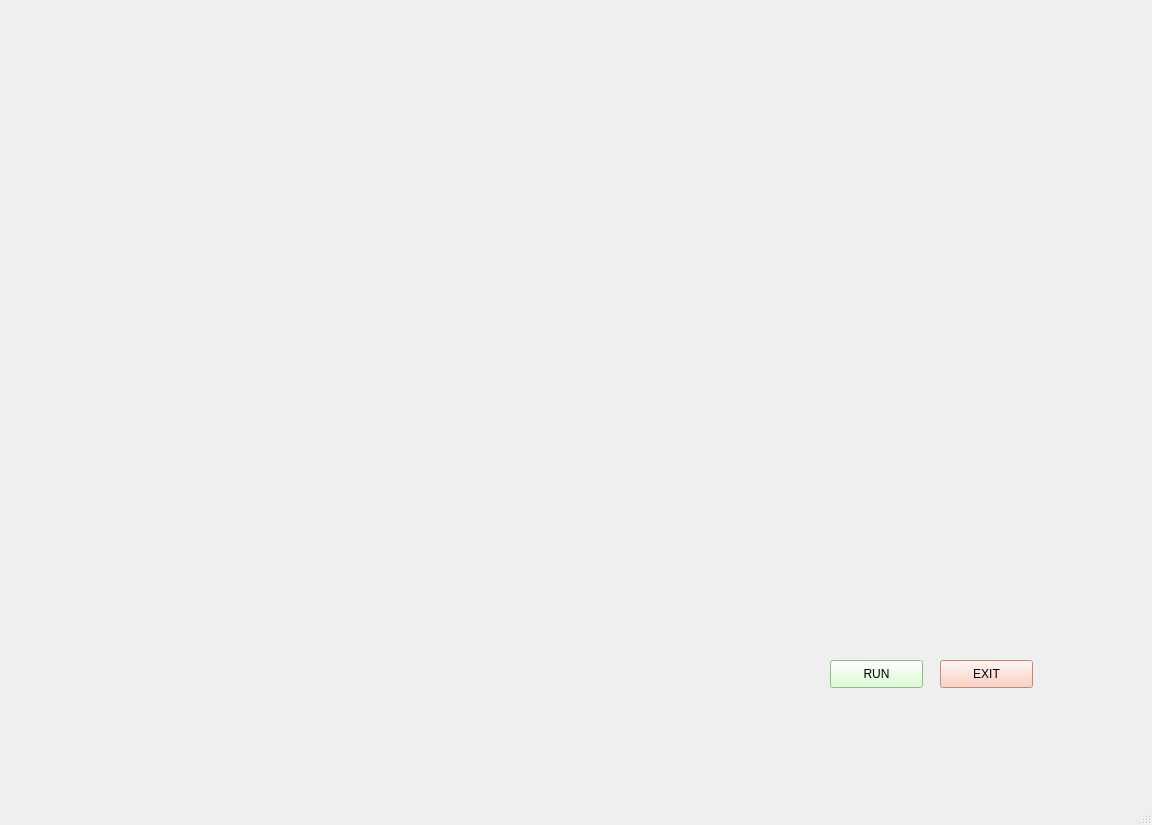
<?xml version="1.0" encoding="UTF-8"?>
<ui version="4.0">
 <class>JARVIS</class>
 <widget class="QMainWindow" name="JARVIS">
  <property name="geometry">
   <rect>
    <x>0</x>
    <y>0</y>
    <width>1152</width>
    <height>825</height>
   </rect>
  </property>
  <property name="windowTitle">
   <string>MainWindow</string>
  </property>
  <property name="animated">
   <bool>false</bool>
  </property>
  <property name="documentMode">
   <bool>false</bool>
  </property>
  <widget class="QWidget" name="centralwidget">
   <widget class="QLabel" name="label">
    <property name="geometry">
     <rect>
      <x>0</x>
      <y>0</y>
      <width>1151</width>
      <height>791</height>
     </rect>
    </property>
    <property name="text">
     <string/>
    </property>
    <property name="pixmap">
     <pixmap>JARVISGIF.gif</pixmap>
    </property>
    <property name="scaledContents">
     <bool>true</bool>
    </property>
   </widget>
   <widget class="QLabel" name="label_2">
    <property name="geometry">
     <rect>
      <x>10</x>
      <y>10</y>
      <width>431</width>
      <height>141</height>
     </rect>
    </property>
    <property name="text">
     <string/>
    </property>
    <property name="pixmap">
     <pixmap>INITIATING.gif</pixmap>
    </property>
    <property name="scaledContents">
     <bool>true</bool>
    </property>
   </widget>
   <widget class="QTextBrowser" name="textBrowser">
    <property name="geometry">
     <rect>
      <x>610</x>
      <y>20</y>
      <width>261</width>
      <height>81</height>
     </rect>
    </property>
    <property name="styleSheet">
     <string notr="true">background:transparent;
border-radius:none;</string>
    </property>
   </widget>
   <widget class="QTextBrowser" name="textBrowser_2">
    <property name="geometry">
     <rect>
      <x>870</x>
      <y>20</y>
      <width>261</width>
      <height>81</height>
     </rect>
    </property>
    <property name="styleSheet">
     <string notr="true">background:transparent;
border-radius:none;</string>
    </property>
   </widget>
   <widget class="QPushButton" name="pushButton">
    <property name="geometry">
     <rect>
      <x>830</x>
      <y>660</y>
      <width>93</width>
      <height>28</height>
     </rect>
    </property>
    <property name="styleSheet">
     <string notr="true">background-color: rgb(209, 255, 199);</string>
    </property>
    <property name="text">
     <string>RUN</string>
    </property>
   </widget>
   <widget class="QPushButton" name="pushButton_2">
    <property name="geometry">
     <rect>
      <x>940</x>
      <y>660</y>
      <width>93</width>
      <height>28</height>
     </rect>
    </property>
    <property name="styleSheet">
     <string notr="true">background-color: rgb(255, 195, 175);</string>
    </property>
    <property name="text">
     <string>EXIT</string>
    </property>
   </widget>
  </widget>
  <widget class="QMenuBar" name="menubar">
   <property name="geometry">
    <rect>
     <x>0</x>
     <y>0</y>
     <width>1152</width>
     <height>26</height>
    </rect>
   </property>
  </widget>
  <widget class="QStatusBar" name="statusbar"/>
 </widget>
 <resources/>
 <connections/>
</ui>
